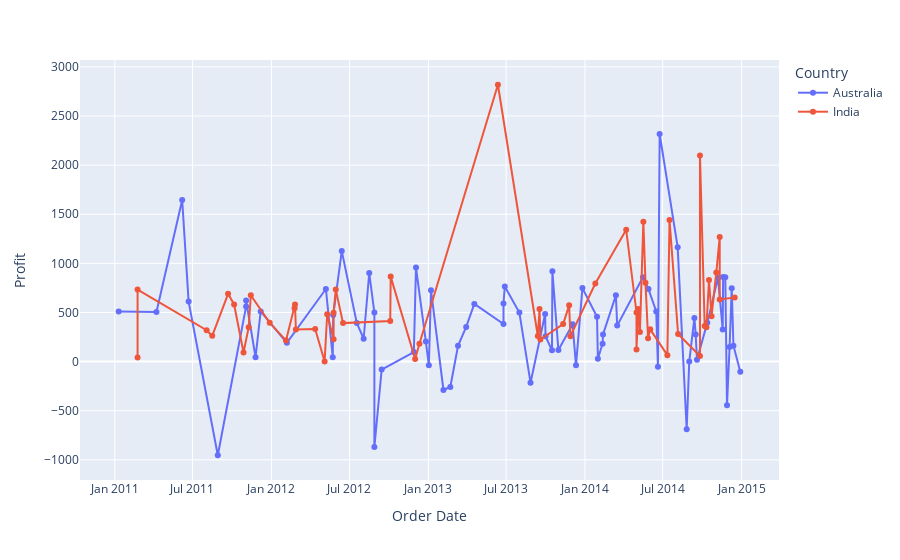

Notebook cell for this chart:
### Code cell
fig=px.line(data_frame=ndf,x='Order Date',y='Profit',color='Country',markers=True)
fig.show()
